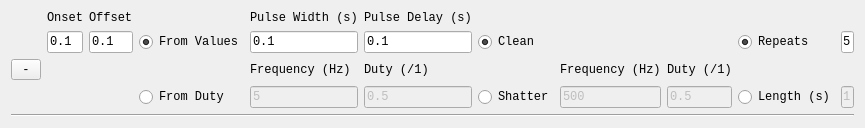
<?xml version="1.0" encoding="UTF-8"?>
<ui version="4.0">
 <class>Form</class>
 <widget class="QWidget" name="Form">
  <property name="geometry">
   <rect>
    <x>0</x>
    <y>0</y>
    <width>846</width>
    <height>113</height>
   </rect>
  </property>
  <property name="sizePolicy">
   <sizepolicy hsizetype="Minimum" vsizetype="Maximum">
    <horstretch>0</horstretch>
    <verstretch>0</verstretch>
   </sizepolicy>
  </property>
  <property name="font">
   <font>
    <family>Lucida Console</family>
   </font>
  </property>
  <property name="windowTitle">
   <string>Form</string>
  </property>
  <layout class="QGridLayout" name="gridLayout">
   <item row="3" column="7">
    <widget class="QLineEdit" name="shatterHzEdit">
     <property name="enabled">
      <bool>false</bool>
     </property>
     <property name="text">
      <string>500</string>
     </property>
    </widget>
   </item>
   <item row="1" column="9">
    <widget class="QRadioButton" name="repeatsRadio">
     <property name="text">
      <string>Repeats</string>
     </property>
     <property name="checked">
      <bool>true</bool>
     </property>
     <property name="autoExclusive">
      <bool>false</bool>
     </property>
    </widget>
   </item>
   <item row="3" column="9">
    <widget class="QRadioButton" name="lengthRadio">
     <property name="text">
      <string>Length (s)</string>
     </property>
     <property name="autoExclusive">
      <bool>false</bool>
     </property>
    </widget>
   </item>
   <item row="1" column="6">
    <widget class="QRadioButton" name="cleanRadio">
     <property name="text">
      <string>Clean</string>
     </property>
     <property name="checked">
      <bool>true</bool>
     </property>
     <property name="autoExclusive">
      <bool>false</bool>
     </property>
    </widget>
   </item>
   <item row="3" column="6">
    <widget class="QRadioButton" name="shatterRadio">
     <property name="text">
      <string>Shatter</string>
     </property>
     <property name="autoExclusive">
      <bool>false</bool>
     </property>
    </widget>
   </item>
   <item row="2" column="5">
    <widget class="QLabel" name="label_7">
     <property name="text">
      <string>Duty (/1)</string>
     </property>
    </widget>
   </item>
   <item row="0" column="4">
    <widget class="QLabel" name="label_4">
     <property name="text">
      <string>Pulse Width (s)</string>
     </property>
    </widget>
   </item>
   <item row="3" column="8">
    <widget class="QLineEdit" name="shatterDutyEdit">
     <property name="enabled">
      <bool>false</bool>
     </property>
     <property name="text">
      <string>0.5</string>
     </property>
    </widget>
   </item>
   <item row="2" column="8">
    <widget class="QLabel" name="label_9">
     <property name="text">
      <string>Duty (/1)</string>
     </property>
    </widget>
   </item>
   <item row="2" column="7">
    <widget class="QLabel" name="label_8">
     <property name="text">
      <string>Frequency (Hz)</string>
     </property>
    </widget>
   </item>
   <item row="1" column="4">
    <widget class="QLineEdit" name="pulseWidthEdit">
     <property name="text">
      <string>0.1</string>
     </property>
    </widget>
   </item>
   <item row="1" column="10">
    <widget class="QLineEdit" name="repeatsEdit">
     <property name="text">
      <string>5</string>
     </property>
    </widget>
   </item>
   <item row="3" column="5">
    <widget class="QLineEdit" name="pulseDutyEdit">
     <property name="enabled">
      <bool>false</bool>
     </property>
     <property name="text">
      <string>0.5</string>
     </property>
    </widget>
   </item>
   <item row="1" column="5">
    <widget class="QLineEdit" name="pulseDelayEdit">
     <property name="text">
      <string>0.1</string>
     </property>
    </widget>
   </item>
   <item row="4" column="0" colspan="11">
    <widget class="Line" name="line_2">
     <property name="orientation">
      <enum>Qt::Horizontal</enum>
     </property>
    </widget>
   </item>
   <item row="1" column="3">
    <widget class="QRadioButton" name="fromValuesRadio">
     <property name="text">
      <string>From Values</string>
     </property>
     <property name="checked">
      <bool>true</bool>
     </property>
     <property name="autoExclusive">
      <bool>false</bool>
     </property>
    </widget>
   </item>
   <item row="3" column="3">
    <widget class="QRadioButton" name="fromDutyRadio">
     <property name="text">
      <string>From Duty</string>
     </property>
     <property name="autoExclusive">
      <bool>false</bool>
     </property>
    </widget>
   </item>
   <item row="0" column="5">
    <widget class="QLabel" name="label_6">
     <property name="text">
      <string>Pulse Delay (s)</string>
     </property>
    </widget>
   </item>
   <item row="0" column="2">
    <widget class="QLabel" name="label_2">
     <property name="text">
      <string>Offset</string>
     </property>
    </widget>
   </item>
   <item row="1" column="2">
    <widget class="QLineEdit" name="offsetEdit">
     <property name="text">
      <string>0.1</string>
     </property>
    </widget>
   </item>
   <item row="3" column="10">
    <widget class="QLineEdit" name="lengthEdit">
     <property name="enabled">
      <bool>false</bool>
     </property>
     <property name="text">
      <string>1</string>
     </property>
    </widget>
   </item>
   <item row="1" column="1">
    <widget class="QLineEdit" name="onsetEdit">
     <property name="sizePolicy">
      <sizepolicy hsizetype="Expanding" vsizetype="Fixed">
       <horstretch>0</horstretch>
       <verstretch>0</verstretch>
      </sizepolicy>
     </property>
     <property name="text">
      <string>0.1</string>
     </property>
    </widget>
   </item>
   <item row="0" column="1">
    <widget class="QLabel" name="label">
     <property name="text">
      <string>Onset</string>
     </property>
    </widget>
   </item>
   <item row="3" column="4">
    <widget class="QLineEdit" name="frequencyEdit">
     <property name="enabled">
      <bool>false</bool>
     </property>
     <property name="text">
      <string>5</string>
     </property>
    </widget>
   </item>
   <item row="2" column="4">
    <widget class="QLabel" name="label_5">
     <property name="text">
      <string>Frequency (Hz)</string>
     </property>
    </widget>
   </item>
   <item row="2" column="0">
    <widget class="QToolButton" name="removeButton">
     <property name="text">
      <string>-</string>
     </property>
    </widget>
   </item>
  </layout>
 </widget>
 <resources/>
 <connections>
  <connection>
   <sender>fromValuesRadio</sender>
   <signal>clicked()</signal>
   <receiver>fromDutyRadio</receiver>
   <slot>toggle()</slot>
   <hints>
    <hint type="sourcelabel">
     <x>200</x>
     <y>39</y>
    </hint>
    <hint type="destinationlabel">
     <x>181</x>
     <y>84</y>
    </hint>
   </hints>
  </connection>
  <connection>
   <sender>fromDutyRadio</sender>
   <signal>clicked()</signal>
   <receiver>fromValuesRadio</receiver>
   <slot>toggle()</slot>
   <hints>
    <hint type="sourcelabel">
     <x>145</x>
     <y>87</y>
    </hint>
    <hint type="destinationlabel">
     <x>165</x>
     <y>37</y>
    </hint>
   </hints>
  </connection>
  <connection>
   <sender>cleanRadio</sender>
   <signal>clicked()</signal>
   <receiver>shatterRadio</receiver>
   <slot>toggle()</slot>
   <hints>
    <hint type="sourcelabel">
     <x>488</x>
     <y>40</y>
    </hint>
    <hint type="destinationlabel">
     <x>486</x>
     <y>82</y>
    </hint>
   </hints>
  </connection>
  <connection>
   <sender>shatterRadio</sender>
   <signal>clicked()</signal>
   <receiver>cleanRadio</receiver>
   <slot>toggle()</slot>
   <hints>
    <hint type="sourcelabel">
     <x>467</x>
     <y>84</y>
    </hint>
    <hint type="destinationlabel">
     <x>468</x>
     <y>42</y>
    </hint>
   </hints>
  </connection>
  <connection>
   <sender>repeatsRadio</sender>
   <signal>clicked()</signal>
   <receiver>lengthRadio</receiver>
   <slot>toggle()</slot>
   <hints>
    <hint type="sourcelabel">
     <x>731</x>
     <y>42</y>
    </hint>
    <hint type="destinationlabel">
     <x>729</x>
     <y>83</y>
    </hint>
   </hints>
  </connection>
  <connection>
   <sender>lengthRadio</sender>
   <signal>clicked()</signal>
   <receiver>repeatsRadio</receiver>
   <slot>toggle()</slot>
   <hints>
    <hint type="sourcelabel">
     <x>753</x>
     <y>81</y>
    </hint>
    <hint type="destinationlabel">
     <x>756</x>
     <y>40</y>
    </hint>
   </hints>
  </connection>
  <connection>
   <sender>fromValuesRadio</sender>
   <signal>toggled(bool)</signal>
   <receiver>pulseWidthEdit</receiver>
   <slot>setEnabled(bool)</slot>
   <hints>
    <hint type="sourcelabel">
     <x>223</x>
     <y>37</y>
    </hint>
    <hint type="destinationlabel">
     <x>254</x>
     <y>43</y>
    </hint>
   </hints>
  </connection>
  <connection>
   <sender>fromValuesRadio</sender>
   <signal>toggled(bool)</signal>
   <receiver>pulseDelayEdit</receiver>
   <slot>setEnabled(bool)</slot>
   <hints>
    <hint type="sourcelabel">
     <x>208</x>
     <y>42</y>
    </hint>
    <hint type="destinationlabel">
     <x>373</x>
     <y>40</y>
    </hint>
   </hints>
  </connection>
  <connection>
   <sender>fromDutyRadio</sender>
   <signal>toggled(bool)</signal>
   <receiver>frequencyEdit</receiver>
   <slot>setEnabled(bool)</slot>
   <hints>
    <hint type="sourcelabel">
     <x>219</x>
     <y>80</y>
    </hint>
    <hint type="destinationlabel">
     <x>254</x>
     <y>86</y>
    </hint>
   </hints>
  </connection>
  <connection>
   <sender>fromDutyRadio</sender>
   <signal>toggled(bool)</signal>
   <receiver>pulseDutyEdit</receiver>
   <slot>setEnabled(bool)</slot>
   <hints>
    <hint type="sourcelabel">
     <x>206</x>
     <y>86</y>
    </hint>
    <hint type="destinationlabel">
     <x>360</x>
     <y>85</y>
    </hint>
   </hints>
  </connection>
  <connection>
   <sender>shatterRadio</sender>
   <signal>toggled(bool)</signal>
   <receiver>shatterHzEdit</receiver>
   <slot>setEnabled(bool)</slot>
   <hints>
    <hint type="sourcelabel">
     <x>503</x>
     <y>83</y>
    </hint>
    <hint type="destinationlabel">
     <x>559</x>
     <y>87</y>
    </hint>
   </hints>
  </connection>
  <connection>
   <sender>shatterRadio</sender>
   <signal>toggled(bool)</signal>
   <receiver>shatterDutyEdit</receiver>
   <slot>setEnabled(bool)</slot>
   <hints>
    <hint type="sourcelabel">
     <x>488</x>
     <y>86</y>
    </hint>
    <hint type="destinationlabel">
     <x>653</x>
     <y>90</y>
    </hint>
   </hints>
  </connection>
  <connection>
   <sender>repeatsRadio</sender>
   <signal>toggled(bool)</signal>
   <receiver>repeatsEdit</receiver>
   <slot>setEnabled(bool)</slot>
   <hints>
    <hint type="sourcelabel">
     <x>773</x>
     <y>37</y>
    </hint>
    <hint type="destinationlabel">
     <x>797</x>
     <y>41</y>
    </hint>
   </hints>
  </connection>
  <connection>
   <sender>lengthRadio</sender>
   <signal>toggled(bool)</signal>
   <receiver>lengthEdit</receiver>
   <slot>setEnabled(bool)</slot>
   <hints>
    <hint type="sourcelabel">
     <x>761</x>
     <y>82</y>
    </hint>
    <hint type="destinationlabel">
     <x>804</x>
     <y>84</y>
    </hint>
   </hints>
  </connection>
 </connections>
</ui>
